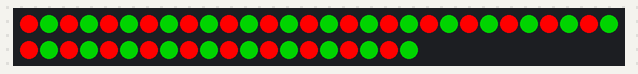
Bench run of a sketch on a simulated Arduino Uno, built with avr-gcc and run on an emulated ATmega328P. Shown: 50 RGB LEDs in strip order, left to right, continuing on the next row.

Above: at 0.1 s.
At 1.1 s:
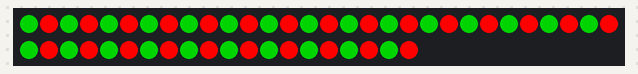

Measured:
- what the display in image 1 shows lasts 1.0 s, from 1.0 s to 2.0 s

The sketch:

blink.ino
```cpp
#include <FastLED.h>

#define LED_PIN     11
#define NUM_LEDS    50
CRGB leds[NUM_LEDS];
bool blink = false;


void setup() {
  // put your setup code here, to run once:
  FastLED.addLeds<WS2811, LED_PIN, RGB>(leds, NUM_LEDS).setCorrection(TypicalLEDStrip);
  FastLED.setBrightness(255);
  clearAllLEDs();
}

void loop() {
  // put your main code here, to run repeatedly:

  blink = !blink;

  CRGB evenColor = (blink ? CRGB::Red : CRGB::Green);
  CRGB oddColor = (blink ? CRGB::Green : CRGB::Red);

  for ( int i = 0; i < NUM_LEDS; i++) {
    if (i%2 == 0)
      leds[i] = evenColor;
    else
      leds[i] = oddColor;
  }

  FastLED.show();
  delay(1000);


}

void clearAllLEDs()
{
  for ( int i = 0; i < NUM_LEDS; i++) {
    leds[i] = CRGB::Black;
  }
}
```
